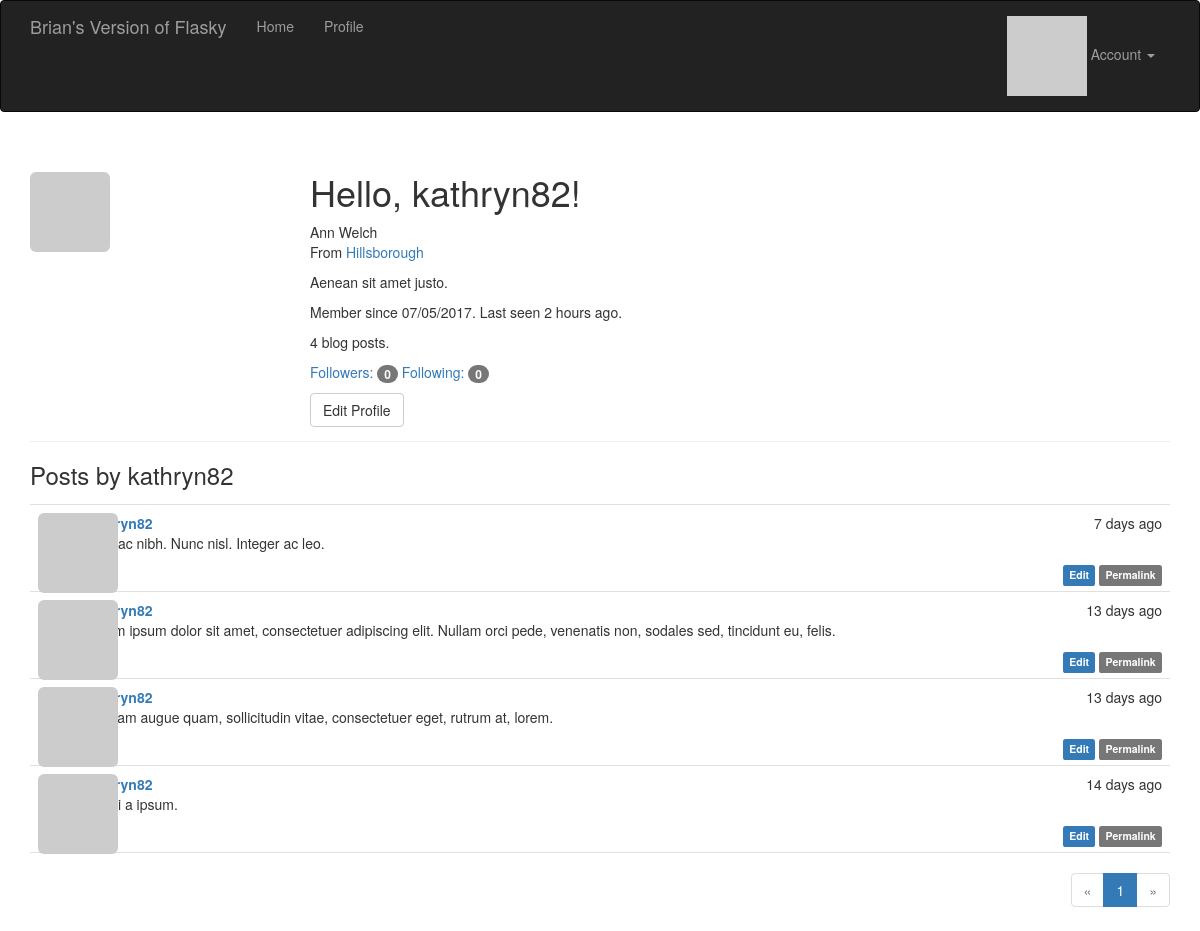
Screenshot of /user/kathryn82 (signed in) with the database file from the repository.
### app/models.py (models this page shows, shortened)
class User(UserMixin, db.Model):
	__tablename__ = 'users'
	id = db.Column(db.Integer, primary_key=True)
	email = db.Column(db.String(64), unique=True, index=True)
	username = db.Column(db.String(64), unique=True, index=True)
	role_id = db.Column(db.Integer, db.ForeignKey('roles.id'))
	password_hash = db.Column(db.String(128))
	confirmed = db.Column(db.Boolean, default=False)
	name = db.Column(db.String(64))
	location = db.Column(db.String(64))
	about_me = db.Column(db.Text())
	member_since = db.Column(db.DateTime(), default=datetime.utcnow)
	last_seen = db.Column(db.DateTime(), default=datetime.utcnow)
	avatar_hash = db.Column(db.String(32))
	posts = db.relationship('Post', backref='author', lazy='dynamic')
	followed = db.relationship('Follow',
								foreign_keys=[Follow.follower_id],
								backref=db.backref('follower', lazy='joined'),
								lazy='dynamic',
								cascade='all, delete-orphan')
	followers = db.relationship('Follow',
								foreign_keys=[Follow.followed_id],
								backref=db.backref('followed', lazy='joined'),
								lazy='dynamic',
								cascade='all, delete-orphan')
	@property
	def password(self):
		raise AttributeError('password is not a readable attribute')
	def can(self, permissions):
		return self.role is not None and \
			(self.role.permissions & permissions) == permissions
	def is_administrator(self):
		return self.can(Permission.ADMINISTER)
	def ping(self):
		self.last_seen = datetime.utcnow()
		db.session.add(self)
	def gravatar(self, size=100, default='identicon', rating='g'):
		if request.is_secure:
			url = 'https://secure.gravatar.com/avatar'
		else:
			url = 'http://secure.gravatar.com/avatar'
		hash = self.avatar_hash or hashlib.md5(self.email.encode('utf-8')).hexdigest()
		return '{url}/{hash}?s={size}&d={default}&r={rating}'.format(
			url=url, hash=hash, size=size, default=default, rating=rating)

class Post(db.Model):
	__tablename__ = 'posts'
	id = db.Column(db.Integer, primary_key=True)
	body = db.Column(db.Text)
	body_html = db.Column(db.Text)
	timestamp = db.Column(db.DateTime, index=True, default=datetime.utcnow)
	author_id = db.Column(db.Integer, db.ForeignKey('users.id'))

### app/main/views.py (the view)
@main.route('/user/<username>')
def user(username):
	user = User.query.filter_by(username=username).first_or_404()
	page = request.args.get('page', 1, type=int)
	pagination = user.posts.order_by(Post.timestamp.desc()).paginate(
		page, per_page=current_app.config['POSTS_PER_PAGE'],
		error_out=False)
	posts = pagination.items
	return render_template('user.html', user=user, posts=posts, pagination=pagination)

### app/auth/views.py (called while the page is built)
@auth.before_app_request
def before_request():
	if current_user.is_authenticated:
		current_user.ping()
		if not current_user.confirmed \
				and request.endpoint \
				and request.endpoint[:5] != 'auth.' \
				and request.endpoint != 'static':
			return redirect(url_for('auth.unconfirmed'))

### app/main/__init__.py (called while the page is built)
@main.app_context_processor
def inject_permissions():
	return dict(Permission=Permission)

### app/models.py (called while the page is built)
@login_manager.user_loader
def load_user(user_id):
	return User.query.get(int(user_id))

### app/templates/user.html (shortened to what this page needs)
{% extends "base.html" %}
{% import "_macros.html" as macros %}
{% block page_content %}
<div class="page-header">
	<img class="img-rounded profile-thumbnail" src="{{ user.gravatar(size=256) }}">
	<div class="profile-header">
		<h1>Hello, {{ user.username }}!</h1>
		{% if user.name or user.location %}
		<p>
			{% if user.name %}{{ user.name }}<br>{% endif %}
			{% if user.location %}
				From <a href="http://maps.google.com/?q={{ user.location }}">{{ user.location }}</a><br>
			{% endif %}
		</p>
		{% endif %}
		{% if user.about_me %}<p>{{ user.about_me }}</p>{% endif %}
	    <p>Member since {{ moment(user.member_since).format('L') }}. Last seen {{ moment(user.last_seen).fromNow() }}.</p>
	    <p>{{ user.posts.count() }} blog posts.</p>
	    <p>
	    	<a href="{{ url_for('.followers', username=user.username) }}">Followers: <span class="badge">{{ user.followers.count() -1 }}</span></a>
	    	<a href="{{ url_for('.followed_by', username=user.username) }}">Following: <span class="badge">{{ user.followed.count() -1 }}</span></a>
	    </p>
	    <p>
		    {% if user == current_user %}
			<a class="btn btn-default" href="{{ url_for('.edit_profile') }}">Edit Profile</a>
			{% endif %}
		</p>
	</div>
</div>
<h3>Posts by {{ user.username }}</h3>
{% include '_posts.html' %}
{% if pagination %}
<div class="pagination">
	{{ macros.pagination_widget(pagination, '.user', username=user.username) }}
</div>
{% endif %}
{% endblock %}

### app/templates/base.html (shortened to what this page needs)
{% extends "bootstrap/base.html" %}
{% block head %}
{{ super() }}
<link rel="stylesheet" type="text/css" href="{{ url_for('static', filename='styles.css') }}">
{% endblock %}
{% block navbar %}
<div class="navbar navbar-inverse" role="navigation">
	<div class="container">
		<div class="navbar-header">
			<a class="navbar-brand" href="{{ url_for('main.index') }}">Brian's Version of Flasky</a>
		</div>
		<div class="navbar-collapse collapse">
			<ul class="nav navbar-nav">
				<li><a href="{{ url_for('main.index') }}">Home</a></li>
				{% if current_user.is_authenticated %}
				<li><a href="{{ url_for('main.user', username=current_user.username) }}">Profile</a></li>
				{% endif %}
			</ul>
			<ul class="nav navbar-nav navbar-right">
				{% if current_user.is_authenticated %}
				<li class="dropdown">
					<a href="#" class="dropdown-toggle" data-toggle="dropdown">
						<img src="{{ current_user.gravatar(size=18)  }}">
						Account <b class="caret"></b>
					</a>
				</li>
				{% else %}
				<li><a href="{{ url_for('auth.login') }}">Log In</a></li>
				{% endif %}
			</ul>
		</div>
	</div>
</div>
{% endblock %}
{% block content %}
<div class="container">
	{% block page_content %}{% endblock %}
</div>
{% endblock %}

### app/templates/_macros.html
{% macro pagination_widget(pagination, endpoint) %}
<ul class="pagination">
	<li{% if not pagination.has_prev %} class="disabled"{% endif %}>
		<a href="{% if pagination.has_prev %}{{ url_for(endpoint, page=pagination.prev_num, **kwargs) }}{% else %}#{% endif %}">
			&laquo;
		</a>
	</li>
	{% for p in pagination.iter_pages() %}
		{% if p %}
		 	{% if p == pagination.page %}
		 	<li class="active">
		 		<a href="{{ url_for(endpoint, page = p, **kwargs) }}">{{ p }}</a>
		 	<li>
		 	{% else %}
		 	<li>
		 		<a href="{{ url_for(endpoint, page = p, **kwargs) }}">{{ p }}</a>
		 	</li>
		 	{% endif %}
		 {% else %}
		 <li class="disabled"><a href="#">&hellip;</a></li>
		 {% endif %}
	{% endfor %}
	<li{% if not pagination.has_next %} class="disabled"{% endif %}>
		<a href="{% if pagination.has_next %}{{ url_for(endpoint, page=pagination.next_num, **kwargs) }}{% else %}#{% endif %}">
			&raquo;
		</a>
	</li>
</ul>
{% endmacro %}

### app/templates/_posts.html
<ul class="posts">
	{% for post in posts %}
	<li class="post">
		<div class="post-thumbnail">
			<a href="{{ url_for('.user', username=post.author.username) }}">
				<img class="img-rounded profile-thumbnail" src="{{ post.author.gravatar(size=40) }}">
			</a>
		</div>
		<div class="post-content">
			<div class="post-date">{{ moment(post.timestamp).fromNow() }}</div>
			<div class="post-author"><a href="{{ url_for('.user', username=post.author.username) }}">{{ post.author.username }}</a></div>
			<div class="post-body">
				{% if post.body_html %}
					{{ post.body_html | safe }}
				{% else %}
					{{ post.body }}
				{% endif %}
			</div>
			<div class="post-footer">
				{% if current_user == post.author %}
				<a href="{{ url_for('.edit', id=post.id) }}">
					<span class="label label-primary">Edit</span>
				</a>
				{% elif current_user.is_administrator() %}
				<a href="{{ url_for('.edit', id=post.id) }}">
					<span class="label label-danger">Edit [Admin]</span>
				</a>
				{% endif %}
				<a href="{{ url_for('.post', id=post.id) }}">
					<span class="label label-default">Permalink</span>
				</a>
			</div>
		</div>
	</li>
	{% endfor %}
</ul>

### app/static/styles.css (style rules this page uses)
.profile-thumbnail { position: absolute; }
.profile-header { min-height: 260px; margin-left: 280px; }
ul.posts { list-style-type: none; padding: 0px; margin: 16px 0px 0px 0px; border-top: 1px solid #e0e0e0; }
ul.posts li.post { padding: 8px; border-bottom: 1px solid #e0e0e0; }
div.post-date { float: right; }
div.post-author { font-weight: bold; }
div.post-thumbnail { position: absolute; }
div.post-content { margin-left: 48px; min-height: 48px; }
div.post-footer { text-align: right; }
div.pagination { width: 100%; text-align: right; padding: 0px; margin: 0px; }

### rows the page displays
User: username "kathryn82", name "Ann Welch", location "Hillsborough", about_me "Aenean sit amet justo.", member_since "07/05/2017", last_seen "2 hours ago"
Post: timestamp "7 days ago", author.username "kathryn82", body_html "Duis ac nibh. Nunc nisl. Integer ac leo."
Post: timestamp "13 days ago", author.username "kathryn82", body_html "Lorem ipsum dolor sit amet, consectetuer adipiscing elit. Nullam orci pede, venenatis non, sodales sed, tincidunt eu, felis."
Post: timestamp "13 days ago", author.username "kathryn82", body_html "Aliquam augue quam, sollicitudin vitae, consectetuer eget, rutrum at, lorem."
Post: timestamp "14 days ago", author.username "kathryn82", body_html "Morbi a ipsum."

### other values shown
{{ user.posts.count() }} "4"
{{ user.followers.count() -1 }} "0"
{{ user.followed.count() -1 }} "0"
{{ p }} "1"
